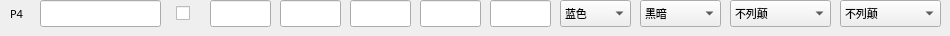
          <widget class="QWidget" name="widget_P4" native="true">
           <property name="sizePolicy">
            <sizepolicy hsizetype="Preferred" vsizetype="Fixed">
             <horstretch>0</horstretch>
             <verstretch>0</verstretch>
            </sizepolicy>
           </property>
           <property name="minimumSize">
            <size>
             <width>0</width>
             <height>30</height>
            </size>
           </property>
           <widget class="QCheckBox" name="check_P4_IsHuman">
            <property name="geometry">
             <rect>
              <x>176</x>
              <y>2</y>
              <width>21</width>
              <height>22</height>
             </rect>
            </property>
            <property name="font">
             <font>
              <family>微软雅黑</family>
              <pointsize>8</pointsize>
             </font>
            </property>
            <property name="text">
             <string/>
            </property>
           </widget>
           <widget class="QComboBox" name="combo_P4_StartAge">
            <property name="geometry">
             <rect>
              <x>640</x>
              <y>0</y>
              <width>81</width>
              <height>27</height>
             </rect>
            </property>
            <property name="font">
             <font>
              <family>微软雅黑</family>
              <pointsize>8</pointsize>
             </font>
            </property>
            <property name="currentIndex">
             <number>0</number>
            </property>
            <item>
             <property name="text">
              <string>黑暗</string>
             </property>
            </item>
            <item>
             <property name="text">
              <string>封建</string>
             </property>
            </item>
            <item>
             <property name="text">
              <string>城堡</string>
             </property>
            </item>
            <item>
             <property name="text">
              <string>帝王</string>
             </property>
            </item>
            <item>
             <property name="text">
              <string>后帝王</string>
             </property>
            </item>
           </widget>
           <widget class="QComboBox" name="combo_P4_Color">
            <property name="geometry">
             <rect>
              <x>560</x>
              <y>0</y>
              <width>71</width>
              <height>27</height>
             </rect>
            </property>
            <property name="font">
             <font>
              <family>微软雅黑</family>
              <pointsize>8</pointsize>
             </font>
            </property>
            <item>
             <property name="text">
              <string>蓝色</string>
             </property>
            </item>
            <item>
             <property name="text">
              <string>红色</string>
             </property>
            </item>
            <item>
             <property name="text">
              <string>绿色</string>
             </property>
            </item>
            <item>
             <property name="text">
              <string>黄色</string>
             </property>
            </item>
            <item>
             <property name="text">
              <string>青色</string>
             </property>
            </item>
            <item>
             <property name="text">
              <string>紫色</string>
             </property>
            </item>
            <item>
             <property name="text">
              <string>灰色</string>
             </property>
            </item>
            <item>
             <property name="text">
              <string>橙色</string>
             </property>
            </item>
           </widget>
           <widget class="QLineEdit" name="edit_P4_Stone">
            <property name="geometry">
             <rect>
              <x>420</x>
              <y>0</y>
              <width>61</width>
              <height>27</height>
             </rect>
            </property>
            <property name="font">
             <font>
              <family>微软雅黑</family>
              <pointsize>8</pointsize>
             </font>
            </property>
            <property name="text">
             <string/>
            </property>
           </widget>
           <widget class="QLineEdit" name="edit_P4_Food">
            <property name="geometry">
             <rect>
              <x>210</x>
              <y>0</y>
              <width>61</width>
              <height>27</height>
             </rect>
            </property>
            <property name="font">
             <font>
              <family>微软雅黑</family>
              <pointsize>8</pointsize>
             </font>
            </property>
            <property name="text">
             <string/>
            </property>
           </widget>
           <widget class="QLineEdit" name="edit_P4_PopLimit">
            <property name="geometry">
             <rect>
              <x>490</x>
              <y>0</y>
              <width>61</width>
              <height>27</height>
             </rect>
            </property>
            <property name="font">
             <font>
              <family>微软雅黑</family>
              <pointsize>8</pointsize>
             </font>
            </property>
            <property name="text">
             <string/>
            </property>
           </widget>
           <widget class="QLineEdit" name="edit_P4_Wood">
            <property name="geometry">
             <rect>
              <x>280</x>
              <y>0</y>
              <width>61</width>
              <height>27</height>
             </rect>
            </property>
            <property name="font">
             <font>
              <family>微软雅黑</family>
              <pointsize>8</pointsize>
             </font>
            </property>
            <property name="text">
             <string/>
            </property>
           </widget>
           <widget class="QLineEdit" name="edit_P4_Name">
            <property name="geometry">
             <rect>
              <x>40</x>
              <y>0</y>
              <width>121</width>
              <height>27</height>
             </rect>
            </property>
            <property name="font">
             <font>
              <family>微软雅黑</family>
              <pointsize>8</pointsize>
             </font>
            </property>
            <property name="text">
             <string/>
            </property>
           </widget>
           <widget class="QLabel" name="label_P4">
            <property name="geometry">
             <rect>
              <x>10</x>
              <y>0</y>
              <width>26</width>
              <height>27</height>
             </rect>
            </property>
            <property name="font">
             <font>
              <family>微软雅黑</family>
              <pointsize>8</pointsize>
             </font>
            </property>
            <property name="text">
             <string>P4</string>
            </property>
           </widget>
           <widget class="QComboBox" name="combo_P4_Civ">
            <property name="geometry">
             <rect>
              <x>730</x>
              <y>0</y>
              <width>101</width>
              <height>27</height>
             </rect>
            </property>
            <property name="font">
             <font>
              <family>微软雅黑</family>
              <pointsize>8</pointsize>
             </font>
            </property>
            <item>
             <property name="text">
              <string>不列颠</string>
             </property>
            </item>
            <item>
             <property name="text">
              <string>法兰克</string>
             </property>
            </item>
            <item>
             <property name="text">
              <string>哥特</string>
             </property>
            </item>
            <item>
             <property name="text">
              <string>条顿</string>
             </property>
            </item>
            <item>
             <property name="text">
              <string>日本</string>
             </property>
            </item>
            <item>
             <property name="text">
              <string>中国</string>
             </property>
            </item>
            <item>
             <property name="text">
              <string>拜占庭</string>
             </property>
            </item>
            <item>
             <property name="text">
              <string>波斯</string>
             </property>
            </item>
            <item>
             <property name="text">
              <string>萨拉森</string>
             </property>
            </item>
            <item>
             <property name="text">
              <string>土耳其</string>
             </property>
            </item>
            <item>
             <property name="text">
              <string>维京</string>
             </property>
            </item>
            <item>
             <property name="text">
              <string>蒙古</string>
             </property>
            </item>
            <item>
             <property name="text">
              <string>凯尔特</string>
             </property>
            </item>
            <item>
             <property name="text">
              <string>西班牙</string>
             </property>
            </item>
            <item>
             <property name="text">
              <string>阿兹特克</string>
             </property>
            </item>
            <item>
             <property name="text">
              <string>玛雅</string>
             </property>
            </item>
            <item>
             <property name="text">
              <string>匈奴</string>
             </property>
            </item>
            <item>
             <property name="text">
              <string>高丽</string>
             </property>
            </item>
            <item>
             <property name="text">
              <string>意大利</string>
             </property>
            </item>
            <item>
             <property name="text">
              <string>印度</string>
             </property>
            </item>
            <item>
             <property name="text">
              <string>印加</string>
             </property>
            </item>
            <item>
             <property name="text">
              <string>马扎尔</string>
             </property>
            </item>
            <item>
             <property name="text">
              <string>斯拉夫</string>
             </property>
            </item>
            <item>
             <property name="text">
              <string>葡萄牙</string>
             </property>
            </item>
            <item>
             <property name="text">
              <string>埃塞俄比亚</string>
             </property>
            </item>
            <item>
             <property name="text">
              <string>马里</string>
             </property>
            </item>
            <item>
             <property name="text">
              <string>柏柏尔</string>
             </property>
            </item>
            <item>
             <property name="text">
              <string>高棉</string>
             </property>
            </item>
            <item>
             <property name="text">
              <string>马来</string>
             </property>
            </item>
            <item>
             <property name="text">
              <string>缅甸</string>
             </property>
            </item>
            <item>
             <property name="text">
              <string>越南</string>
             </property>
            </item>
            <item>
             <property name="text">
              <string>保加利亚</string>
             </property>
            </item>
            <item>
             <property name="text">
              <string>鞑靼</string>
             </property>
            </item>
            <item>
             <property name="text">
              <string>库曼</string>
             </property>
            </item>
            <item>
             <property name="text">
              <string>立陶宛</string>
             </property>
            </item>
            <item>
             <property name="text">
              <string>勃艮第</string>
             </property>
            </item>
            <item>
             <property name="text">
              <string>西西里</string>
             </property>
            </item>
           </widget>
           <widget class="QLineEdit" name="edit_P4_Gold">
            <property name="geometry">
             <rect>
              <x>350</x>
              <y>0</y>
              <width>61</width>
              <height>27</height>
             </rect>
            </property>
            <property name="font">
             <font>
              <family>微软雅黑</family>
              <pointsize>8</pointsize>
             </font>
            </property>
            <property name="text">
             <string/>
            </property>
           </widget>
           <widget class="QComboBox" name="combo_P4_CivGraphic">
            <property name="geometry">
             <rect>
              <x>840</x>
              <y>0</y>
              <width>101</width>
              <height>27</height>
             </rect>
            </property>
            <property name="font">
             <font>
              <family>微软雅黑</family>
              <pointsize>8</pointsize>
             </font>
            </property>
            <item>
             <property name="text">
              <string>不列颠</string>
             </property>
            </item>
            <item>
             <property name="text">
              <string>法兰克</string>
             </property>
            </item>
            <item>
             <property name="text">
              <string>哥特</string>
             </property>
            </item>
            <item>
             <property name="text">
              <string>条顿</string>
             </property>
            </item>
            <item>
             <property name="text">
              <string>日本</string>
             </property>
            </item>
            <item>
             <property name="text">
              <string>中国</string>
             </property>
            </item>
            <item>
             <property name="text">
              <string>拜占庭</string>
             </property>
            </item>
            <item>
             <property name="text">
              <string>波斯</string>
             </property>
            </item>
            <item>
             <property name="text">
              <string>萨拉森</string>
             </property>
            </item>
            <item>
             <property name="text">
              <string>土耳其</string>
             </property>
            </item>
            <item>
             <property name="text">
              <string>维京</string>
             </property>
            </item>
            <item>
             <property name="text">
              <string>蒙古</string>
             </property>
            </item>
            <item>
             <property name="text">
              <string>凯尔特</string>
             </property>
            </item>
            <item>
             <property name="text">
              <string>西班牙</string>
             </property>
            </item>
            <item>
             <property name="text">
              <string>阿兹特克</string>
             </property>
            </item>
            <item>
             <property name="text">
              <string>玛雅</string>
             </property>
            </item>
            <item>
             <property name="text">
              <string>匈奴</string>
             </property>
            </item>
            <item>
             <property name="text">
              <string>高丽</string>
             </property>
            </item>
            <item>
             <property name="text">
              <string>意大利</string>
             </property>
            </item>
            <item>
             <property name="text">
              <string>印度</string>
             </property>
            </item>
            <item>
             <property name="text">
              <string>印加</string>
             </property>
            </item>
            <item>
             <property name="text">
              <string>马扎尔</string>
             </property>
            </item>
            <item>
             <property name="text">
              <string>斯拉夫</string>
             </property>
            </item>
            <item>
             <property name="text">
              <string>葡萄牙</string>
             </property>
            </item>
            <item>
             <property name="text">
              <string>埃塞俄比亚</string>
             </property>
            </item>
            <item>
             <property name="text">
              <string>马里</string>
             </property>
            </item>
            <item>
             <property name="text">
              <string>柏柏尔</string>
             </property>
            </item>
            <item>
             <property name="text">
              <string>高棉</string>
             </property>
            </item>
            <item>
             <property name="text">
              <string>马来</string>
             </property>
            </item>
            <item>
             <property name="text">
              <string>缅甸</string>
             </property>
            </item>
            <item>
             <property name="text">
              <string>越南</string>
             </property>
            </item>
            <item>
             <property name="text">
              <string>保加利亚</string>
             </property>
            </item>
            <item>
             <property name="text">
              <string>鞑靼</string>
             </property>
            </item>
            <item>
             <property name="text">
              <string>库曼</string>
             </property>
            </item>
            <item>
             <property name="text">
              <string>立陶宛</string>
             </property>
            </item>
            <item>
             <property name="text">
              <string>勃艮第</string>
             </property>
            </item>
            <item>
             <property name="text">
              <string>西西里</string>
             </property>
            </item>
           </widget>
          </widget>
